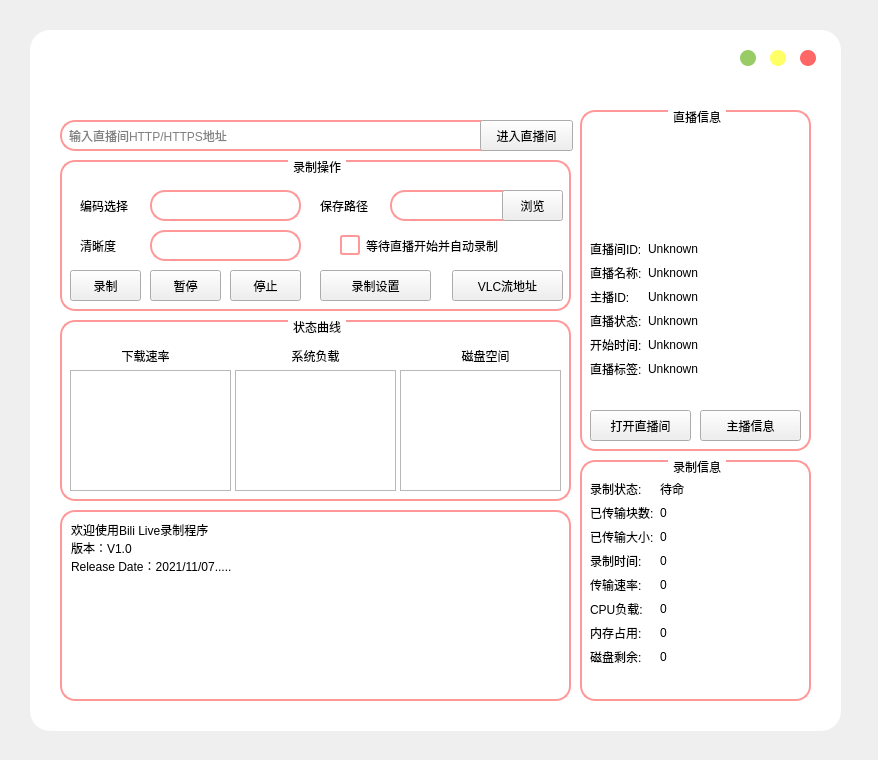
<?xml version="1.0" encoding="UTF-8"?>
<ui version="4.0">
 <class>Form</class>
 <widget class="QWidget" name="Form">
  <property name="geometry">
   <rect>
    <x>0</x>
    <y>0</y>
    <width>878</width>
    <height>760</height>
   </rect>
  </property>
  <property name="windowTitle">
   <string>Form</string>
  </property>
  <property name="styleSheet">
   <string notr="true">*{
	font: 14px &quot;Microsoft YaHei&quot;;
	color:rgb(0, 0, 0);
}
/* 主体颜色
.QWidget#centralwidget{
	background-color: rgb(156, 156, 156);
	border-radius:20px;
} */
QLabel{
	color: rgb(0, 0, 0);
}

.QWidget#mainwidget{
	background-color: rgb(255, 255, 255);
	border-radius:20px;
}

/* 编辑框样式 */
QLineEdit{
	color: rgb(0, 0, 0);
	background-color: rgb(255, 255, 255);
	border-radius: 15px;
	border: 2px solid rgb(255, 153, 153);
	padding-left: 5px;
	padding-right: 5px;
}
QLineEdit:hover{
	color: rgb(0, 0, 0);
	background-color: rgb(255, 238, 238);
}

/* 按钮样式 */
QPushButton[flat=&quot;false&quot;]{
	background-color: rgb(255, 153, 153);
	color: rgb(255, 255, 255);
	border-radius: 15px;
	font: 15px &quot;Microsoft YaHei&quot;;
}
QPushButton:hover{
	background-color: qlineargradient(spread:pad, x1:0, y1:0, x2:1, y2:1, stop:0 rgba(255, 153, 153, 255), stop:1 rgba(255, 136, 136, 255));
}
QPushButton:pressed{
	background-color: qlineargradient(spread:pad, x1:0, y1:0, x2:1, y2:1, stop:0 rgba(190, 115, 115, 255), stop:1 rgba(255, 153, 153, 255));
}
QPushButton#btnclose{
	background-color: rgb(255, 102, 102);
	border-radius:8px;
}
QPushButton#btnclose:pressed{
	background-color: rgb(200, 80, 80);
}
QPushButton#btnmax{
	background-color: rgb(255, 255, 102);
	border-radius:8px;
}
QPushButton#btnmax:pressed{
	background-color: rgb(195, 195, 78);
}
QPushButton#btnmin{
	background-color: rgb(153, 204, 102);
	border-radius:8px;
}
QPushButton#btnmin:pressed{
	background-color: rgb(126, 168, 83);
}

/* 进度条样式 */
QProgressBar{
	border: 2px solid rgb(255, 153, 153);
	height: 10px;
	background-color: rgb(255, 255, 255);
	font: 16px &quot;Microsoft YaHei&quot;;
	border-radius:6px;
	color: rgb(0, 0, 0);
}
QProgressBar::chunk{
	background-color: rgb(255, 204, 153);
	border-radius:6px;
}

/* 选择表样式 */
QListWidget{
	border: 2px solid rgb(255, 153, 153);
	border-radius:15px;
	padding: 5px;
	background-color: rgb(255, 255, 255);
}
QListWidget::item{
	border: 1px dashed rgb(255, 204, 153);
	border-radius: 5px;
	color: rgb(0, 0, 0);
	background-color: rgb(255, 255, 255);
}
QListWidget::item:hover{
	color: rgb(0, 0, 0);
	background-color: rgb(255, 204, 153);
}
QListWidget::item:focus{
	color: rgb(0, 0, 0);
}

/* 选择框样式 */
QComboBox{
	border-radius: 15px;
	border: 2px solid rgb(255, 153, 153);
	padding-left: 5px;
	padding-right: 5px;
	color: rgb(0, 0, 0);
	background-color: rgb(255, 255, 255);
}
QComboBox:hover{
	color: rgb(0, 0, 0);
	background: rgb(255, 238, 238)
}
QComboBox QAbstractItemView{
	color: rgb(0, 0, 0);
	background-color: rgb(255, 255, 255);
	border: 2px solid rgb(255, 153, 153);
	selection-background-color: rgb(255, 204, 153)
}
QComboBox::drop-down {
     subcontrol-origin: padding;
     subcontrol- position :  top  left;
     width :  28px ;
     border: none;
}
QComboBox::down-arrow{
	image: url(:/combo/images/dd.png);
}
QComboBox::down-arrow:hover{
	image: url(:/combo/images/dd1.png);
}
QComboBox::down-arrow:pressed{
	image: url(:/combo/images/dd2.png);
}

/* 文本框样式 */
QPlainTextEdit{
	border-radius: 15px;
	border: 2px solid rgb(255, 153, 153);
	padding: 5px;
	color: rgb(0, 0, 0);
	background-color: rgb(255, 255, 255);
}

/* Title Frame样式 */
QFrame#title{
	background-image: url(:/title/images/title.png);
	border: none;
}
QFrame#live{
	background-image: url(:/title/images/title_live_s.png);
	border: none;
}

/* 分组框样式 */
QGroupBox{
	border: 2px solid rgb(255, 153, 153);
	border-radius: 15px;
	margin-top: 2ex;
}
QGroupBox::title{
	subcontrol-origin: margin;
	subcontrol-position: top center;
	padding: 0 3px;
	color: rgb(0, 0, 0);
}

/* 组合框样式 */
QCheckBox{
	color: rgb(0, 0, 0);
}


/* 树形框样式 */
QTreeWidget{
	color: rgb(0, 0, 0);
	background-color: rgb(255, 255, 255);
	border: 2px solid rgb(255, 153, 153);
	border-radius: 15px;
	padding: 5px;
}
QTreeWidget::item{
	color: rgb(0, 0, 0);
	background-color: rgb(255, 255, 255);
	border: 1px dashed rgb(255, 204, 153);
	border-radius: 5px;
}
QTreeWidget::item:hover{
	color: rgb(0, 0, 0);
	background-color: rgb(255, 204, 153);
}
/* 暗色系统下锁死原生控件为浅色 */
QHeaderView::section{
	color: rgb(0, 0, 0);
	background-color: rgb(255, 255, 255);
	border: 1px solid rgb(255, 153, 153);
	padding: 4px;
}
QSpinBox{
	color: rgb(0, 0, 0);
	background-color: rgb(255, 255, 255);
	border-radius: 8px;
	border: 2px solid rgb(255, 153, 153);
	padding-left: 5px;
	padding-right: 5px;
}
QSpinBox:hover{
	color: rgb(0, 0, 0);
	background-color: rgb(255, 238, 238);
}
QSpinBox::up-button, QSpinBox::down-button{
	background-color: rgb(255, 255, 255);
	border: none;
	width: 16px;
}
QCheckBox::indicator{
	width: 16px;
	height: 16px;
	border: 2px solid rgb(255, 153, 153);
	border-radius: 3px;
	background-color: rgb(255, 255, 255);
}
QCheckBox::indicator:checked{
	background-color: rgb(255, 153, 153);
}
QScrollBar:vertical{
	background: rgb(255, 255, 255);
	width: 12px;
	margin: 0px;
	border-radius: 6px;
}
QScrollBar::handle:vertical{
	background: rgb(255, 204, 153);
	min-height: 20px;
	border-radius: 6px;
}
QScrollBar:horizontal{
	background: rgb(255, 255, 255);
	height: 12px;
	margin: 0px;
	border-radius: 6px;
}
QScrollBar::handle:horizontal{
	background: rgb(255, 204, 153);
	min-width: 20px;
	border-radius: 6px;
}
QScrollBar::add-line, QScrollBar::sub-line{
	width: 0px;
	height: 0px;
}
QMessageBox, QMessageBox QLabel, QMessageBox QPushButton{
	color: rgb(0, 0, 0);
	background-color: rgb(255, 255, 255);
}
QMessageBox QPushButton{
	background-color: rgb(255, 153, 153);
	color: rgb(255, 255, 255);
	border-radius: 8px;
	padding: 4px 12px;
}
</string>
  </property>
  <widget class="QWidget" name="mainwidget" native="true">
   <property name="geometry">
    <rect>
     <x>30</x>
     <y>30</y>
     <width>811</width>
     <height>701</height>
    </rect>
   </property>
   <widget class="QPushButton" name="btnmax">
    <property name="geometry">
     <rect>
      <x>740</x>
      <y>20</y>
      <width>16</width>
      <height>16</height>
     </rect>
    </property>
    <property name="text">
     <string/>
    </property>
    <property name="flat">
     <bool>true</bool>
    </property>
   </widget>
   <widget class="QPushButton" name="btnclose">
    <property name="geometry">
     <rect>
      <x>770</x>
      <y>20</y>
      <width>16</width>
      <height>16</height>
     </rect>
    </property>
    <property name="text">
     <string/>
    </property>
    <property name="flat">
     <bool>true</bool>
    </property>
   </widget>
   <widget class="QPushButton" name="btnmin">
    <property name="geometry">
     <rect>
      <x>710</x>
      <y>20</y>
      <width>16</width>
      <height>16</height>
     </rect>
    </property>
    <property name="text">
     <string/>
    </property>
    <property name="flat">
     <bool>true</bool>
    </property>
   </widget>
   <widget class="QFrame" name="live">
    <property name="geometry">
     <rect>
      <x>30</x>
      <y>15</y>
      <width>221</width>
      <height>61</height>
     </rect>
    </property>
    <property name="frameShape">
     <enum>QFrame::StyledPanel</enum>
    </property>
    <property name="frameShadow">
     <enum>QFrame::Raised</enum>
    </property>
   </widget>
   <widget class="QGroupBox" name="groupBox">
    <property name="geometry">
     <rect>
      <x>30</x>
      <y>130</y>
      <width>511</width>
      <height>151</height>
     </rect>
    </property>
    <property name="title">
     <string>录制操作</string>
    </property>
    <widget class="QPushButton" name="btn_record">
     <property name="geometry">
      <rect>
       <x>10</x>
       <y>110</y>
       <width>71</width>
       <height>31</height>
      </rect>
     </property>
     <property name="text">
      <string>录制</string>
     </property>
    </widget>
    <widget class="QPushButton" name="btn_pause">
     <property name="geometry">
      <rect>
       <x>90</x>
       <y>110</y>
       <width>71</width>
       <height>31</height>
      </rect>
     </property>
     <property name="text">
      <string>暂停</string>
     </property>
    </widget>
    <widget class="QPushButton" name="btn_stop">
     <property name="geometry">
      <rect>
       <x>170</x>
       <y>110</y>
       <width>71</width>
       <height>31</height>
      </rect>
     </property>
     <property name="text">
      <string>停止</string>
     </property>
    </widget>
    <widget class="QComboBox" name="cb_codec">
     <property name="geometry">
      <rect>
       <x>90</x>
       <y>30</y>
       <width>151</width>
       <height>31</height>
      </rect>
     </property>
    </widget>
    <widget class="QLabel" name="label_32">
     <property name="geometry">
      <rect>
       <x>20</x>
       <y>30</y>
       <width>72</width>
       <height>31</height>
      </rect>
     </property>
     <property name="text">
      <string>编码选择</string>
     </property>
    </widget>
    <widget class="QComboBox" name="cb_vqulity">
     <property name="geometry">
      <rect>
       <x>90</x>
       <y>70</y>
       <width>151</width>
       <height>31</height>
      </rect>
     </property>
    </widget>
    <widget class="QLabel" name="label_33">
     <property name="geometry">
      <rect>
       <x>20</x>
       <y>70</y>
       <width>72</width>
       <height>31</height>
      </rect>
     </property>
     <property name="text">
      <string>清晰度</string>
     </property>
    </widget>
    <widget class="QCheckBox" name="sb_autorecord">
     <property name="geometry">
      <rect>
       <x>280</x>
       <y>70</y>
       <width>181</width>
       <height>31</height>
      </rect>
     </property>
     <property name="text">
      <string>等待直播开始并自动录制</string>
     </property>
    </widget>
    <widget class="QPushButton" name="btn_setting">
     <property name="geometry">
      <rect>
       <x>260</x>
       <y>110</y>
       <width>111</width>
       <height>31</height>
      </rect>
     </property>
     <property name="text">
      <string>录制设置</string>
     </property>
    </widget>
    <widget class="QPushButton" name="btn_vlcaddress">
     <property name="geometry">
      <rect>
       <x>392</x>
       <y>110</y>
       <width>111</width>
       <height>31</height>
      </rect>
     </property>
     <property name="text">
      <string>VLC流地址</string>
     </property>
    </widget>
    <widget class="QLineEdit" name="le_savedir">
     <property name="geometry">
      <rect>
       <x>330</x>
       <y>30</y>
       <width>141</width>
       <height>31</height>
      </rect>
     </property>
    </widget>
    <widget class="QLabel" name="label_34">
     <property name="geometry">
      <rect>
       <x>260</x>
       <y>30</y>
       <width>72</width>
       <height>31</height>
      </rect>
     </property>
     <property name="text">
      <string>保存路径</string>
     </property>
    </widget>
    <widget class="QPushButton" name="btn_selectdir">
     <property name="geometry">
      <rect>
       <x>442</x>
       <y>30</y>
       <width>61</width>
       <height>31</height>
      </rect>
     </property>
     <property name="text">
      <string>浏览</string>
     </property>
    </widget>
   </widget>
   <widget class="QGroupBox" name="groupBox_2">
    <property name="geometry">
     <rect>
      <x>550</x>
      <y>80</y>
      <width>231</width>
      <height>341</height>
     </rect>
    </property>
    <property name="title">
     <string>直播信息</string>
    </property>
    <widget class="QPushButton" name="btn_inroom">
     <property name="geometry">
      <rect>
       <x>10</x>
       <y>300</y>
       <width>101</width>
       <height>31</height>
      </rect>
     </property>
     <property name="text">
      <string>打开直播间</string>
     </property>
    </widget>
    <widget class="QPushButton" name="btn_upinfo">
     <property name="geometry">
      <rect>
       <x>120</x>
       <y>300</y>
       <width>101</width>
       <height>31</height>
      </rect>
     </property>
     <property name="text">
      <string>主播信息</string>
     </property>
    </widget>
    <widget class="QLabel" name="lab_roomimg">
     <property name="geometry">
      <rect>
       <x>20</x>
       <y>30</y>
       <width>191</width>
       <height>91</height>
      </rect>
     </property>
     <property name="text">
      <string/>
     </property>
    </widget>
    <widget class="QWidget" name="formLayoutWidget">
     <property name="geometry">
      <rect>
       <x>10</x>
       <y>130</y>
       <width>211</width>
       <height>157</height>
      </rect>
     </property>
     <layout class="QFormLayout" name="formLayout">
      <item row="0" column="0">
       <widget class="QLabel" name="label">
        <property name="text">
         <string>直播间ID:</string>
        </property>
       </widget>
      </item>
      <item row="1" column="0">
       <widget class="QLabel" name="label_4">
        <property name="text">
         <string>直播名称:</string>
        </property>
       </widget>
      </item>
      <item row="1" column="1">
       <widget class="QLabel" name="lab_roomtitle">
        <property name="text">
         <string>Unknown</string>
        </property>
        <property name="textInteractionFlags">
         <set>Qt::LinksAccessibleByMouse|Qt::TextSelectableByMouse</set>
        </property>
       </widget>
      </item>
      <item row="2" column="0">
       <widget class="QLabel" name="label_6">
        <property name="text">
         <string>主播ID:</string>
        </property>
       </widget>
      </item>
      <item row="2" column="1">
       <widget class="QLabel" name="lab_uid">
        <property name="text">
         <string>Unknown</string>
        </property>
        <property name="textInteractionFlags">
         <set>Qt::LinksAccessibleByMouse|Qt::TextSelectableByMouse</set>
        </property>
       </widget>
      </item>
      <item row="3" column="0">
       <widget class="QLabel" name="label_8">
        <property name="text">
         <string>直播状态:</string>
        </property>
       </widget>
      </item>
      <item row="3" column="1">
       <widget class="QLabel" name="lab_livestatus">
        <property name="text">
         <string>Unknown</string>
        </property>
        <property name="textInteractionFlags">
         <set>Qt::LinksAccessibleByMouse|Qt::TextSelectableByMouse</set>
        </property>
       </widget>
      </item>
      <item row="4" column="0">
       <widget class="QLabel" name="label_10">
        <property name="text">
         <string>开始时间:</string>
        </property>
       </widget>
      </item>
      <item row="4" column="1">
       <widget class="QLabel" name="lab_startime">
        <property name="text">
         <string>Unknown</string>
        </property>
        <property name="textInteractionFlags">
         <set>Qt::LinksAccessibleByMouse|Qt::TextSelectableByMouse</set>
        </property>
       </widget>
      </item>
      <item row="5" column="0">
       <widget class="QLabel" name="label_22">
        <property name="text">
         <string>直播标签:</string>
        </property>
       </widget>
      </item>
      <item row="5" column="1">
       <widget class="QLabel" name="lab_livetag">
        <property name="text">
         <string>Unknown</string>
        </property>
        <property name="textInteractionFlags">
         <set>Qt::LinksAccessibleByMouse|Qt::TextSelectableByMouse</set>
        </property>
       </widget>
      </item>
      <item row="0" column="1">
       <widget class="QLabel" name="lab_roomid">
        <property name="text">
         <string>Unknown</string>
        </property>
        <property name="textInteractionFlags">
         <set>Qt::LinksAccessibleByMouse|Qt::TextSelectableByMouse</set>
        </property>
       </widget>
      </item>
     </layout>
    </widget>
   </widget>
   <widget class="QPlainTextEdit" name="pte_infobox">
    <property name="geometry">
     <rect>
      <x>30</x>
      <y>480</y>
      <width>511</width>
      <height>191</height>
     </rect>
    </property>
    <property name="undoRedoEnabled">
     <bool>false</bool>
    </property>
    <property name="lineWrapMode">
     <enum>QPlainTextEdit::NoWrap</enum>
    </property>
    <property name="readOnly">
     <bool>true</bool>
    </property>
    <property name="plainText">
     <string>欢迎使用Bili Live录制程序
版本：V1.0
Release Date：2021/11/07.....</string>
    </property>
    <property name="overwriteMode">
     <bool>false</bool>
    </property>
    <property name="backgroundVisible">
     <bool>false</bool>
    </property>
    <property name="centerOnScroll">
     <bool>false</bool>
    </property>
   </widget>
   <widget class="QGroupBox" name="groupBox_3">
    <property name="geometry">
     <rect>
      <x>550</x>
      <y>430</y>
      <width>231</width>
      <height>241</height>
     </rect>
    </property>
    <property name="title">
     <string>录制信息</string>
    </property>
    <widget class="QWidget" name="formLayoutWidget_2">
     <property name="geometry">
      <rect>
       <x>10</x>
       <y>20</y>
       <width>211</width>
       <height>211</height>
      </rect>
     </property>
     <layout class="QFormLayout" name="formLayout_2">
      <item row="0" column="0">
       <widget class="QLabel" name="label_27">
        <property name="text">
         <string>录制状态:</string>
        </property>
       </widget>
      </item>
      <item row="0" column="1">
       <widget class="QLabel" name="lab_recordstatus">
        <property name="text">
         <string>待命</string>
        </property>
       </widget>
      </item>
      <item row="1" column="0">
       <widget class="QLabel" name="label_11">
        <property name="text">
         <string>已传输块数:</string>
        </property>
       </widget>
      </item>
      <item row="1" column="1">
       <widget class="QLabel" name="lab_chunk">
        <property name="text">
         <string>0</string>
        </property>
       </widget>
      </item>
      <item row="2" column="0">
       <widget class="QLabel" name="label_14">
        <property name="text">
         <string>已传输大小:</string>
        </property>
       </widget>
      </item>
      <item row="2" column="1">
       <widget class="QLabel" name="lab_size">
        <property name="text">
         <string>0</string>
        </property>
       </widget>
      </item>
      <item row="3" column="0">
       <widget class="QLabel" name="label_16">
        <property name="text">
         <string>录制时间:</string>
        </property>
       </widget>
      </item>
      <item row="3" column="1">
       <widget class="QLabel" name="lab_retime">
        <property name="text">
         <string>0</string>
        </property>
       </widget>
      </item>
      <item row="4" column="0">
       <widget class="QLabel" name="label_17">
        <property name="text">
         <string>传输速率:</string>
        </property>
       </widget>
      </item>
      <item row="4" column="1">
       <widget class="QLabel" name="lab_transpeed">
        <property name="text">
         <string>0</string>
        </property>
       </widget>
      </item>
      <item row="5" column="0">
       <widget class="QLabel" name="label_19">
        <property name="text">
         <string>CPU负载:</string>
        </property>
       </widget>
      </item>
      <item row="5" column="1">
       <widget class="QLabel" name="lab_cpu">
        <property name="text">
         <string>0</string>
        </property>
       </widget>
      </item>
      <item row="6" column="0">
       <widget class="QLabel" name="label_23">
        <property name="text">
         <string>内存占用:</string>
        </property>
       </widget>
      </item>
      <item row="6" column="1">
       <widget class="QLabel" name="lab_ram">
        <property name="text">
         <string>0</string>
        </property>
       </widget>
      </item>
      <item row="7" column="0">
       <widget class="QLabel" name="label_25">
        <property name="text">
         <string>磁盘剩余:</string>
        </property>
       </widget>
      </item>
      <item row="7" column="1">
       <widget class="QLabel" name="lab_spaces">
        <property name="text">
         <string>0</string>
        </property>
       </widget>
      </item>
     </layout>
    </widget>
   </widget>
   <widget class="QGroupBox" name="groupBox_4">
    <property name="geometry">
     <rect>
      <x>30</x>
      <y>290</y>
      <width>511</width>
      <height>181</height>
     </rect>
    </property>
    <property name="title">
     <string>状态曲线</string>
    </property>
    <widget class="QFrame" name="frame_speed">
     <property name="geometry">
      <rect>
       <x>10</x>
       <y>50</y>
       <width>161</width>
       <height>121</height>
      </rect>
     </property>
     <property name="frameShape">
      <enum>QFrame::StyledPanel</enum>
     </property>
     <property name="frameShadow">
      <enum>QFrame::Raised</enum>
     </property>
    </widget>
    <widget class="QFrame" name="frame_sys">
     <property name="geometry">
      <rect>
       <x>175</x>
       <y>50</y>
       <width>161</width>
       <height>121</height>
      </rect>
     </property>
     <property name="frameShape">
      <enum>QFrame::StyledPanel</enum>
     </property>
     <property name="frameShadow">
      <enum>QFrame::Raised</enum>
     </property>
    </widget>
    <widget class="QFrame" name="frame_space">
     <property name="geometry">
      <rect>
       <x>340</x>
       <y>50</y>
       <width>161</width>
       <height>121</height>
      </rect>
     </property>
     <property name="frameShape">
      <enum>QFrame::StyledPanel</enum>
     </property>
     <property name="frameShadow">
      <enum>QFrame::Raised</enum>
     </property>
    </widget>
    <widget class="QLabel" name="label_2">
     <property name="geometry">
      <rect>
       <x>10</x>
       <y>20</y>
       <width>151</width>
       <height>31</height>
      </rect>
     </property>
     <property name="text">
      <string>下载速率</string>
     </property>
     <property name="alignment">
      <set>Qt::AlignCenter</set>
     </property>
    </widget>
    <widget class="QLabel" name="label_3">
     <property name="geometry">
      <rect>
       <x>175</x>
       <y>20</y>
       <width>161</width>
       <height>31</height>
      </rect>
     </property>
     <property name="text">
      <string>系统负载</string>
     </property>
     <property name="alignment">
      <set>Qt::AlignCenter</set>
     </property>
    </widget>
    <widget class="QLabel" name="label_5">
     <property name="geometry">
      <rect>
       <x>350</x>
       <y>20</y>
       <width>151</width>
       <height>31</height>
      </rect>
     </property>
     <property name="text">
      <string>磁盘空间</string>
     </property>
     <property name="alignment">
      <set>Qt::AlignCenter</set>
     </property>
    </widget>
   </widget>
   <widget class="QLineEdit" name="le_address">
    <property name="geometry">
     <rect>
      <x>30</x>
      <y>90</y>
      <width>451</width>
      <height>31</height>
     </rect>
    </property>
    <property name="placeholderText">
     <string>输入直播间HTTP/HTTPS地址</string>
    </property>
   </widget>
   <widget class="QPushButton" name="btn_roomenter">
    <property name="geometry">
     <rect>
      <x>450</x>
      <y>90</y>
      <width>93</width>
      <height>31</height>
     </rect>
    </property>
    <property name="text">
     <string>进入直播间</string>
    </property>
   </widget>
  </widget>
 </widget>
 <resources>
  <include location="images_dl.qrc"/>
 </resources>
 <connections>
  <connection>
   <sender>btnclose</sender>
   <signal>clicked()</signal>
   <receiver>Form</receiver>
   <slot>close()</slot>
   <hints>
    <hint type="sourcelabel">
     <x>807</x>
     <y>57</y>
    </hint>
    <hint type="destinationlabel">
     <x>436</x>
     <y>349</y>
    </hint>
   </hints>
  </connection>
 </connections>
</ui>
